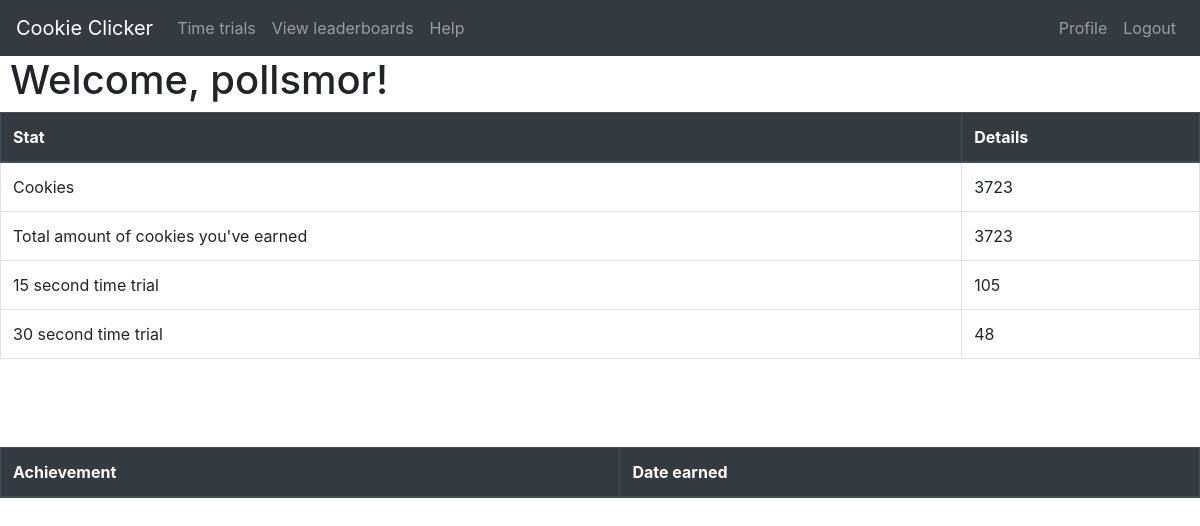
Page /profile (signed in) on the earlier database version.
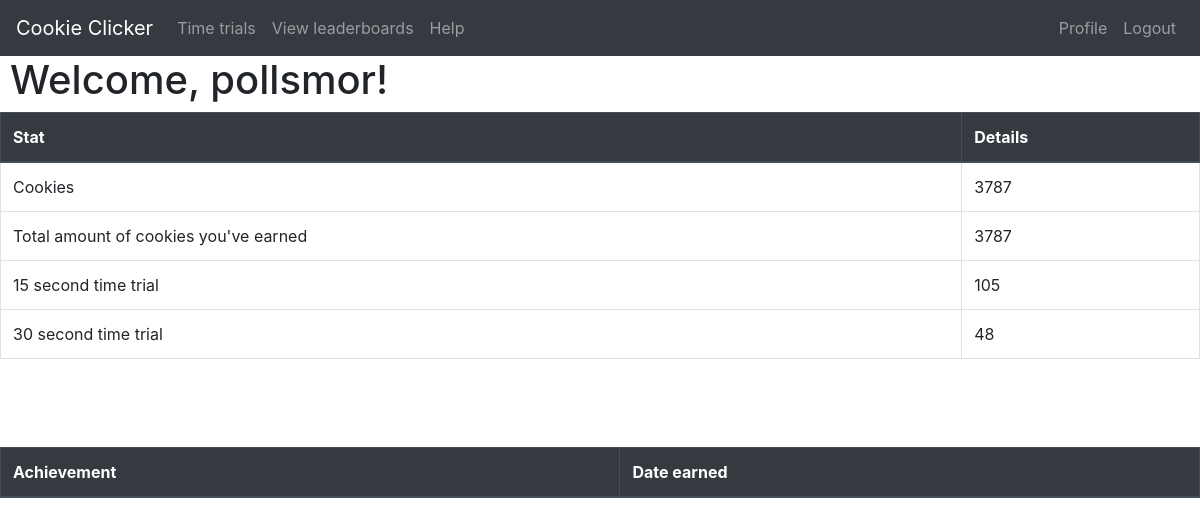
Same page on the later database version.
### tables this page shows
CREATE TABLE accounts(
            username TEXT,
            password TEXT,
            clicks INTEGER,
            total_clicks INTEGER,
            perk_0_lvl INTEGER,
            perk_1_lvl INTEGER,
            achievements_earned_ids TEXT,
            trial_15_sec INTEGER,
            trial_30_sec INTEGER
        );

### app.py (the view)
@app.route('/profile')
@login_required
def profile():
	username = session['username']
	cookies = db_ops.get_clicks(username) # a tuple, index 0 is cookies, index 1 is total_cookies
	trials = db_ops.get_trial_data(username) #same here
	return render_template("profile.html",
		name = username, cookies = cookies[0], total_cookies = cookies[1],
		trial_15_sec = trials[0], trial_30_sec = trials[1])

### app.py (called while the page is built)
def login_required(f):
    @wraps(f)
    def wrap(*args, **kwargs):
        if 'username' in session:
            return f(*args, **kwargs)
        else:
            session['prev_url'] = url_for(f"{f.__name__}")
            return redirect(url_for('home'))
    return wrap

### utl/db_ops.py (called while the page is built)
def get_clicks(username):
    db = sqlite3.connect(DB_FILE)
    c = db.cursor()
    c.execute("SELECT clicks FROM accounts WHERE username = (?)", (username,))
    cookies = c.fetchall()[0][0]
    c.execute("SELECT total_clicks FROM accounts WHERE username = (?)", (username,))
    total_cookies = c.fetchall()[0][0]
    db.close()
    return cookies, total_cookies

def get_trial_data(username):
    db = sqlite3.connect(DB_FILE)
    c = db.cursor()
    c.execute("SELECT trial_15_sec FROM accounts WHERE username = (?)", (username,))
    trial_15_sec = c.fetchall()[0][0]
    c.execute("SELECT trial_30_sec FROM accounts WHERE username = (?)", (username,))
    trial_30_sec = c.fetchall()[0][0]
    db.close()
    return trial_15_sec, trial_30_sec

### templates/profile.html
{% extends "base.html" %}
{% block content %}
  <h1>Welcome, {{ name }}! </h1>
  <table class="table table-hover table-bordered">
    <thead class="thead-dark"><tr>
      <th>Stat</th>
      <th>Details</th>
    </tr></thead>
    <tr>
      <td>Cookies</td>
      <td>{{ cookies }}</td>
    </tr>
    <tr>
      <td>Total amount of cookies you've earned</td>
      <td>{{ total_cookies }}</td>
    </tr>
    <tr>
      <td>15 second time trial</td>
      <td>{{ trial_15_sec }}</td>
    </tr>
    <tr>
      <td>30 second time trial</td>
      <td>{{ trial_30_sec }}</td>
    </tr>
  </table>
  <br><br><br>
  <table class="table table-hover table-bordered">
    <thead class="thead-dark"><tr>
      <th>Achievement</th>
      <th>Date earned</th>
  </table>
{% endblock content %}

### templates/base.html (shortened to what this page needs)
<!DOCTYPE html>
<html lang="en">
<head>
  <link rel="stylesheet" href="https://stackpath.bootstrapcdn.com/bootstrap/4.4.1/css/bootstrap.min.css">
  <link rel="stylesheet" type="text/css" href="static/styles/cover.css">
  <link rel="stylesheet" type="text/css" href="static/styles/mystyle.css">
</head>
<body>
  {% set msgs = get_flashed_messages() %}
  <nav class="navbar navbar-expand-sm navbar-dark bg-dark">
    <a class="navbar-brand" href="../">Cookie Clicker</a>
    <ul class="navbar-nav">
      <li><a class="nav-link" href="../trial">Time trials</a></li>
      <li><a class="nav-link" href="../leaderboards">View leaderboards</a></li>
      <li><a class="nav-link" href="../help">Help</a></li>
    </ul>
    <ul class="navbar-nav ml-auto">
      <li><a class="nav-link" href="../profile">Profile</a></li>
      <li><a class="nav-link" href="../logout">Logout</a></li>
    </ul>
  </nav>
  {% block content %}
  {% endblock content %}
</body>
</html>

### static/styles/mystyle.css (style rules this page uses)
html, body { min-height: 100%; }
body { height: 100vh; }
h1, h2, h3, h4, h5, th, td, form, p { padding-left: 10px; padding-right: 10px; }

Differences in the rows shown:
changed accounts "pollsmor": clicks "3723" → "3787"; total_clicks "3723" → "3787"
